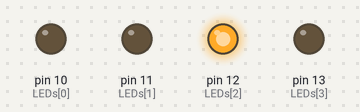
The sketch below on a simulated Arduino Uno, built with avr-gcc and run on an emulated ATmega328P. On the bench: output pins drawn as LEDs (lit = HIGH).

Above: at 0.5 s.
At 1.4 s:
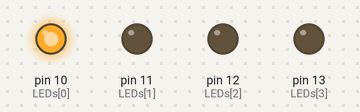
At 2.1 s:
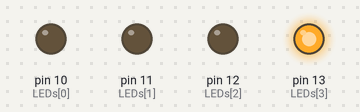
At 3.1 s:
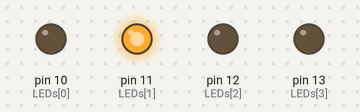
Timing chart, 0 to 3.4 s (numbered marks = the images above):
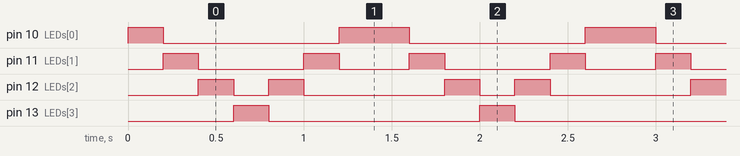

The sketch:

Light_Chaser_2.ino
```cpp
/* This program has the same concept in the program Light Chaser 1. But in this program all 4 LEDs
blink one by one, creating a light chasing effect back and forth. To make it work, I added another
“for loop” that turns on and off all LEDs from the opposite direction: from LED 4 to LED 1 (pin 13 to pin 10).
These 4 LEDs are all connected to its designated pins (10 to 13), with resistors
connected along each one to avoid the damage on LEDs.*/

/* To reduce multiple strings in this program, I have used the array function where
I listed all assigned pins for all LEDs. Furthermore, I also have used the "for loop"
function on both Void Setup and Void Loop to minimize the strings. */

int LEDs[] = {10, 11, 12, 13};              // This array is to define LED pins

void setup() {
                                           // This will assign pin 10 to 13 as an output of the LEDs
  for (int LEDs = 10; LEDs < 14; LEDs++) { // This for loop goes through all pins
    pinMode(LEDs, OUTPUT);                 // and assign them as an output
  }
}

void loop() {
                                           // This for loop turns on and off all LEDs one by one from LED 1 to LED 4 (pin 10 to 13)
  for (int LEDs = 10; LEDs < 14; LEDs++) { //This for loop goes through all pins from LED pin 10 to 13
    digitalWrite(LEDs, HIGH);              // This turns on the LED: voltage HIGH
    delay(200);				                     // This keeps the LED on for 200 millisecond (0.2 second)
    digitalWrite(LEDs, LOW);               // This turns off the LED after 0.2 second
  }

  /* After the for loop above, it goes to this for loop that turns on and off the LEDs
  from backward direction; from LED 4 to LED 1(pin 13 to 11)*/

  for (int LEDs = 13 - 1; LEDs >= 10; LEDs--) {  //This for loop goes through all pins from LED pin 13 to 10
    digitalWrite(LEDs, HIGH);                    // This turns on the LED: voltage HIGH
    delay(200);				                           // This keeps the LED on for 200 millisecond (0.2 second)
    digitalWrite(LEDs, LOW);                     // This turns off the LED after 0.2 second
  }
}
```

Measured:
- by itself, pin 10 (LEDs[0]): repeats every 1.4 s: LOW 1.0 s, HIGH 0.40 s
- by itself, pin 11 (LEDs[1]): repeats every 1.4 s: LOW 0.60 s, HIGH 0.20 s, LOW 0.40 s, HIGH 0.20 s
- by itself, pin 12 (LEDs[2]): repeats every 1.4 s: LOW 0.20 s, HIGH 0.20 s, LOW 0.80 s, HIGH 0.20 s
- by itself, pin 13 (LEDs[3]): alternates HIGH for 0.20 s and LOW for 1.2 s
